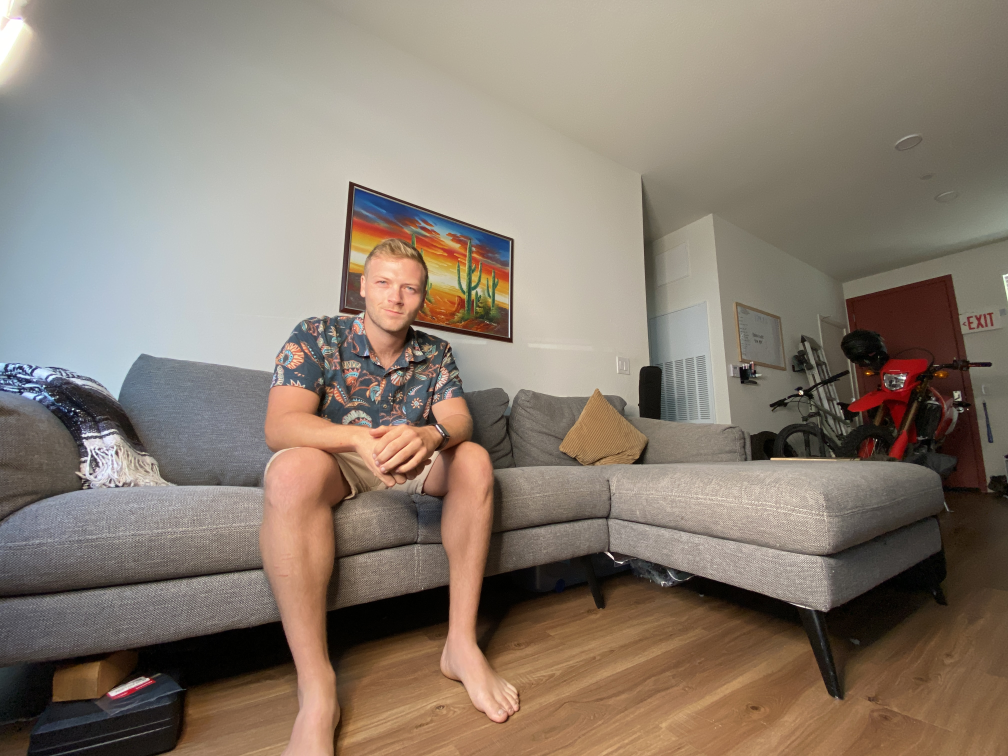
#> input picture portrait.JPG, 4032 x 3024 px (shown at 1/4 size)
$ python turtle_image_creator.py
#> lines starting #> are read from the running program, lines starting #| are printed output that depends on the picture
import cv2
import turtle as trtl
import numpy as np
from multiprocessing import Process
import os

## import image and create x and y / width and height variables
image= cv2.imread("portrait.JPG")
#> image is the input picture: shape (3024, 4032, 3); mean B, G, R 112.2, 124.7, 137.3
x=image.shape[1]
#> x = 4032
y=image.shape[0]
#> y = 3024
width= int(x/70)
#> width = 57
height= int(y/70)
#> height = 43
print(width,height)
#| 57 43
image= cv2.resize(image, dsize=(width,height))
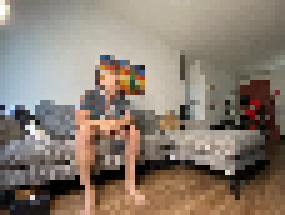
#> image: shape (43, 57, 3) (shown 5 times larger); mean B, G, R 112.1, 124.6, 137.3
image= cv2.cvtColor(image,cv2.COLOR_BGR2RGB)
x=image.shape[0]
#> x = 43
y=image.shape[1]
#> y = 57


## create turtle instance and init painter variables
#> (the run stopped early here; a loop or call above may not have finished)
